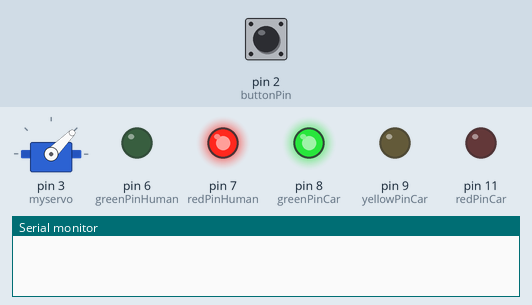
Simulated run of this sketch. Board: Arduino Uno, built with avr-gcc and run on an emulated ATmega328P. Shown: servo, output pins drawn as LEDs (lit = HIGH), the last lines printed to the serial monitor. The inputs (shaded band) are chosen by the test bench; at power-on: pin 2 (buttonPin) LOW.

Above: at 1.3 s.
1.4 s: pin 2 (buttonPin) pulled HIGH for 0.15 s
At 4.0 s:
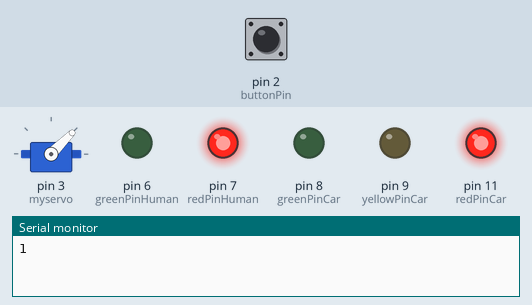
At 6.8 s:
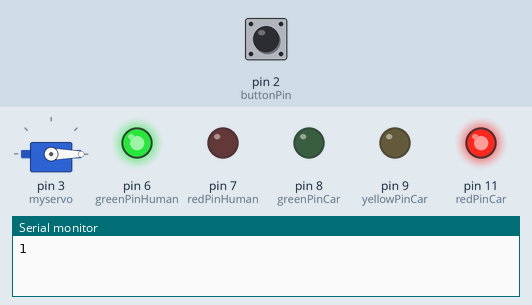
Timing chart, 0 to 14.9 s (numbered marks = the images above; inputs shaded):
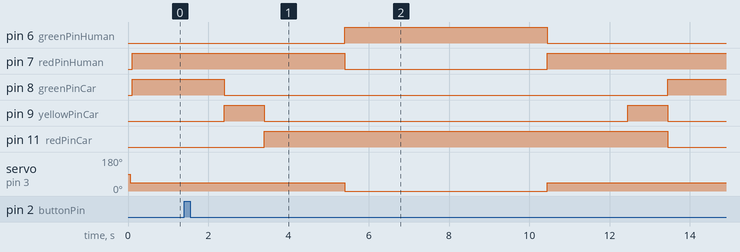

The sketch:

lyskryssFerdig.ino
```cpp
#include <Servo.h>

const int buttonPin = 2;
const int redPinCar = 11;
const int yellowPinCar = 9;
const int greenPinCar = 8;

const int redPinHuman = 7;
const int greenPinHuman = 6;

//int buttonPushCounter = 0;
int pos = 0;
int buttonState = 0;

Servo myservo;

void setup() {
  Serial.begin(9600);
  pinMode(redPinCar, OUTPUT);
  pinMode(yellowPinCar, OUTPUT);
  pinMode(greenPinCar, OUTPUT);
  pinMode(greenPinHuman, OUTPUT);
  pinMode(redPinHuman, OUTPUT);
  pinMode(buttonPin, INPUT);
  myservo.attach(3);
  delay(50);
  myservo.write(45);
  delay(50);
  digitalWrite(greenPinCar, HIGH);
  digitalWrite(redPinHuman, HIGH);
}
 void click(){
    delay(1000);
    digitalWrite(redPinCar, LOW);
    digitalWrite(greenPinCar, LOW);
    digitalWrite(greenPinHuman, LOW);
    digitalWrite(redPinHuman, HIGH);
    digitalWrite(yellowPinCar, HIGH);
    delay(1000);
    digitalWrite(yellowPinCar, LOW);
    digitalWrite(redPinCar, HIGH);
    delay(2000);
    digitalWrite(redPinHuman, LOW);
    digitalWrite(greenPinHuman, HIGH);
    myservo.write(0);
    delay(50);
    delay(5000);
    digitalWrite(greenPinHuman, LOW);
    digitalWrite(redPinHuman, HIGH);
    myservo.write(45);
    delay(2000);
    digitalWrite(yellowPinCar, HIGH);
    delay(1000);
    digitalWrite(redPinCar, LOW);
    digitalWrite(yellowPinCar, LOW);
    digitalWrite(greenPinCar, HIGH);
  }

void loop() {
  buttonState = digitalRead(buttonPin);
    if(buttonState == HIGH){
      Serial.print(myservo.attached());

      click();
    }
}
```

Measured:
- after the input at 1.4 s, pin 6 (greenPinHuman): LOW → HIGH after 4.0 s, → LOW 5.1 s later; pin 7 (redPinHuman): HIGH → LOW after 4.0 s, → HIGH 5.1 s later
